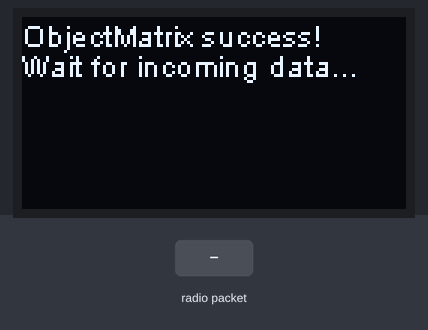
Bench run of a sketch on a simulated ESP32. On the bench: 128×64 one-colour display. Inputs (shaded band) come from the test bench.

Above: at 1.5 s.
1.6 s: radio packet "1" arrives
At 2.8 s:
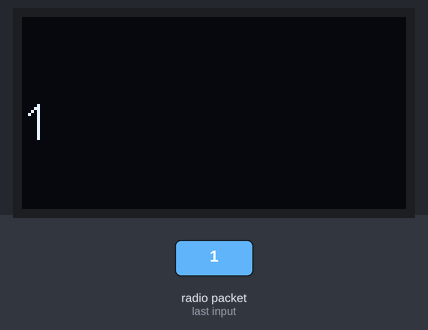
3.1 s: radio packet "0" arrives
At 4.0 s:
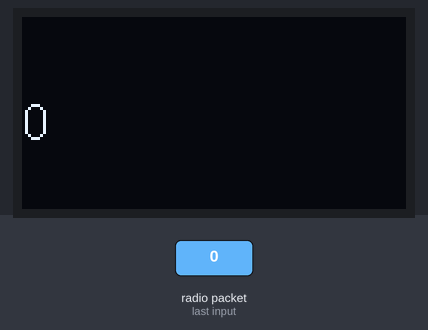
4.6 s: radio packet "2" arrives
At 5.2 s:
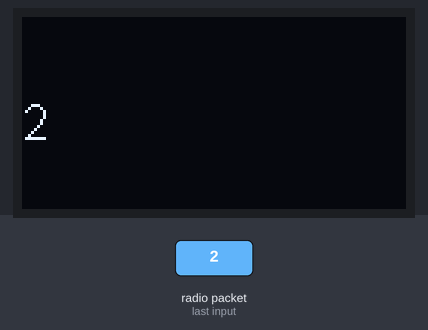
Timing chart, 0 to 7.6 s (numbered marks = the images above; inputs shaded):
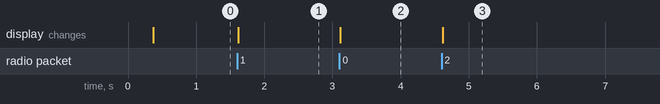

Measured:
- after the input at 1.6 s, the display: changes at once (image 1)
- after the input at 3.1 s, the display: changes at once (image 2)
- after the input at 4.6 s, the display: changes at once (image 3)

The sketch:

receiver.ino
```cpp
#include "heltec.h"
#include "images.h"

// US ISM Band
#define BAND 915E6
String rssi = "RSSI --";
String packSize = "--";
String packet ;

void logo(){
  Heltec.display->clear();
}

void LoRaData(){
  Heltec.display->clear();
  Heltec.display->setTextAlignment(TEXT_ALIGN_LEFT);
  Heltec.display->setFont(ArialMT_Plain_16); // othet font sizes: 10, 16, 24
  // Heltec.display->drawString(0 , 15 , "Received "+ packSize + " bytes");
  Heltec.display->drawStringMaxWidth(0 , 26 , 128, packet);
  /**
   * RSSI stands for Received Signal Strength Indicator.
   * It is an estimated measure of power level that an RF client
   * device is receiving from an access point or router.
   * At larger distances, the signal gets weaker and the wireless data
   * rates get slower, leading to a lower overall data throughput.
   */
  // Heltec.display->drawString(0, 0, rssi);
  Heltec.display->display();
}

void cbk(int packetSize) {
  packet = "";
  packSize = String(packetSize,DEC);
  for (int i = 0; i < packetSize; i++) { packet += (char) LoRa.read(); }
  rssi = "RSSI " + String(LoRa.packetRssi(), DEC) ;
  LoRaData();
}

void setup() {
  Heltec.begin(true /*DisplayEnable Enable*/,
  true /*Heltec.Heltec.Heltec.LoRa Disable*/,
  true /*Serial Enable*/,
  true /*PABOOST Enable*/,
  BAND /*long BAND*/);

  Heltec.display->init();
  Heltec.display->flipScreenVertically();
  Heltec.display->setFont(ArialMT_Plain_10);
  Heltec.display->clear();

  Heltec.display->drawString(0, 0, "ObjectMatrix success!");
  Heltec.display->drawString(0, 10, "Wait for incoming data...");
  Heltec.display->display();
  LoRa.receive();
}

void loop() {
  int packetSize = LoRa.parsePacket();
  if (packetSize) { cbk(packetSize);  }
  delay(10);
}
```
